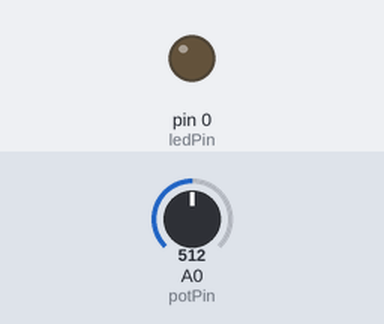
Simulated run of this sketch. Board: Arduino Uno, built with avr-gcc and run on an emulated ATmega328P. Parts: output pins drawn as LEDs (lit = HIGH). The inputs (shaded band) are chosen by the test bench; at power-on: A0 (potPin) = 512.

Above: at 1.2 s.
1.3 s: A0 (potPin) set to 532
At 1.6 s:
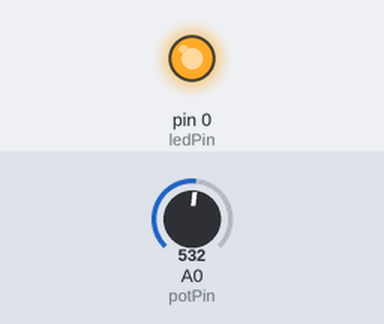
2.8 s: A0 (potPin) set to 511
At 4.0 s:
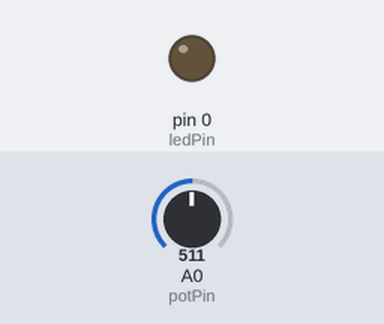
4.3 s: A0 (potPin) set to 716
At 5.1 s:
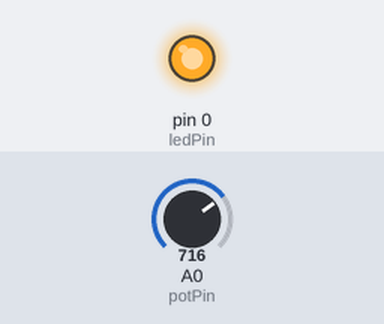
Timing chart, 0 to 7.3 s (numbered marks = the images above; inputs shaded):
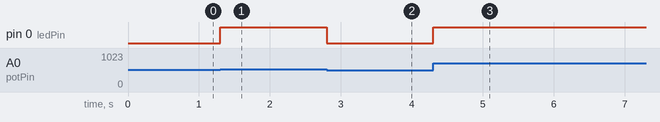

Measured:
- the behaviour switches between 513 and 514 on A0 (potPin) (found by bisection; images 0 and 1)
- after the input at 1.3 s, pin 0 (ledPin): LOW → HIGH at once
- after the input at 2.8 s, pin 0 (ledPin): HIGH → LOW at once
- after the input at 4.3 s, pin 0 (ledPin): LOW → HIGH at once

The sketch:

Dimmer.ino
```cpp
#define potPin 0
#define ledPin 0

int leituraPot=0;

void setup(){
  pinMode(ledPin, OUTPUT);
}

void loop(){

  leituraPot=analogRead(potPin);
  leituraPot=map(leituraPot,0,1023,0,255);
  analogWrite(ledPin, leituraPot);

}
```
